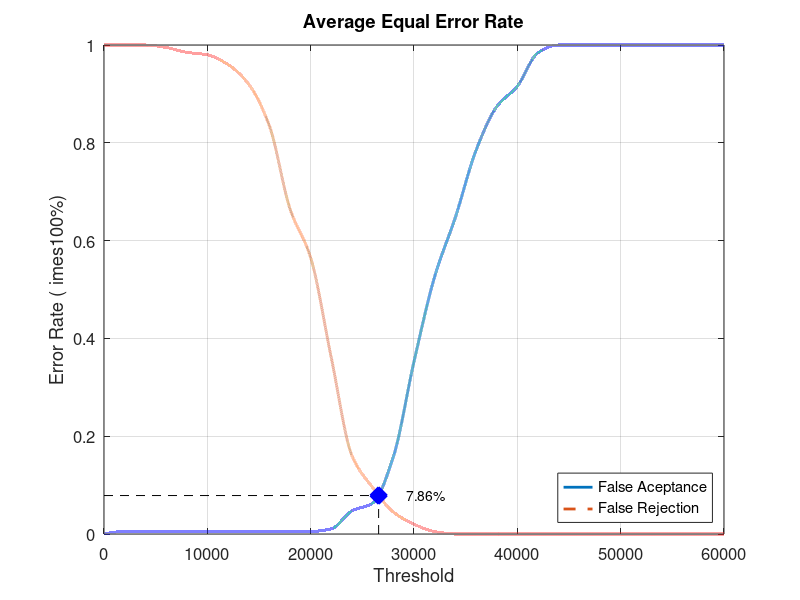
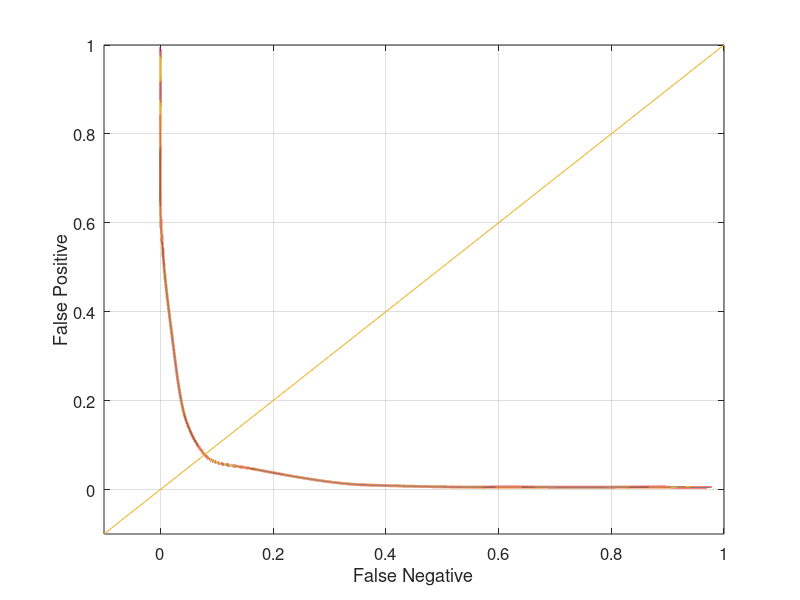

Reproduce these figures in MATLAB, in order.
close all;
clear;
clc;
x = 0:2000:60000;
xq = 0:0.5:60000;

y0 = [0 0.00526316 0.00526316 0.00526316 0.00526316 0.00526316 0.00526316 0.00526316 0.00526316 0.00526316 0.00526316 0.0105263 0.0473684 0.0631579 0.157895 0.352632 0.526316 0.647368 0.784211 0.873684 0.915789 0.984211 1 1 1 1 1 1 1 1 1]
yy0 = interp1(x, y0, xq, 'pchip');
y1 = [1 1 1 0.995 0.985 0.98 0.96 0.92 0.835 0.665 0.565 0.36 0.16 0.095 0.045 0.02 0.005 0 0 0 0 0 0 0 0 0 0 0 0 0 0]
yy1 = interp1(x, y1, xq, 'pchip');

% Calculating EER: 
y2 = abs(y0 - y1);
find(y2 == min(y2))
yy2 = abs(yy0 - yy1);
xEER = find(yy2 == min(yy2));
xEERIndex = xq(xEER) % X-axis EER
yEER = yy0(xEER) % Y-axis EER

main = figure
plot(xq, yy0,'-','LineWidth', 2);	hold on
plot(xq, yy1,'--','LineWidth', 2);	hold on
plot([xEERIndex xEERIndex], [0 yEER], 'k--');	hold on
plot([0 xEERIndex], [yEER yEER], 'k--');	hold on
plot(xEERIndex, yEER, 'bx', 'LineWidth', 10);	hold on
text(xEERIndex + 10 * xEERIndex / 100, yEER, [num2str(round((10000 * yEER)) / 100) '%'])
legend('False Aceptance', 'False Rejection', 'Location', 'SouthEast')
xlabel('Threshold')
ylabel('Error Rate (	imes100%)')
title('Average Equal Error Rate')
set(gca, 'FontSize', 12)
axis([0 60000 0 1])
grid on

print(main, 'Database3_2Main', '-dpng');
FNRxFPR = figure('Color', [1 1 1]);
plot(yy1, yy0, '-', yy1, yy0, 'LineWidth', 2);
hold on
y = -0.1:0.1:1
plot(y, y); 
set(gca, 'FontSize', 12)
xlabel('False Negative')
ylabel('False Positive')
axis([-0.1 1 -0.1 1])
set(gca, 'FontSize', 12)
grid on

print(FNRxFPR, 'Database3_2FNRxFPR','-dpng');
